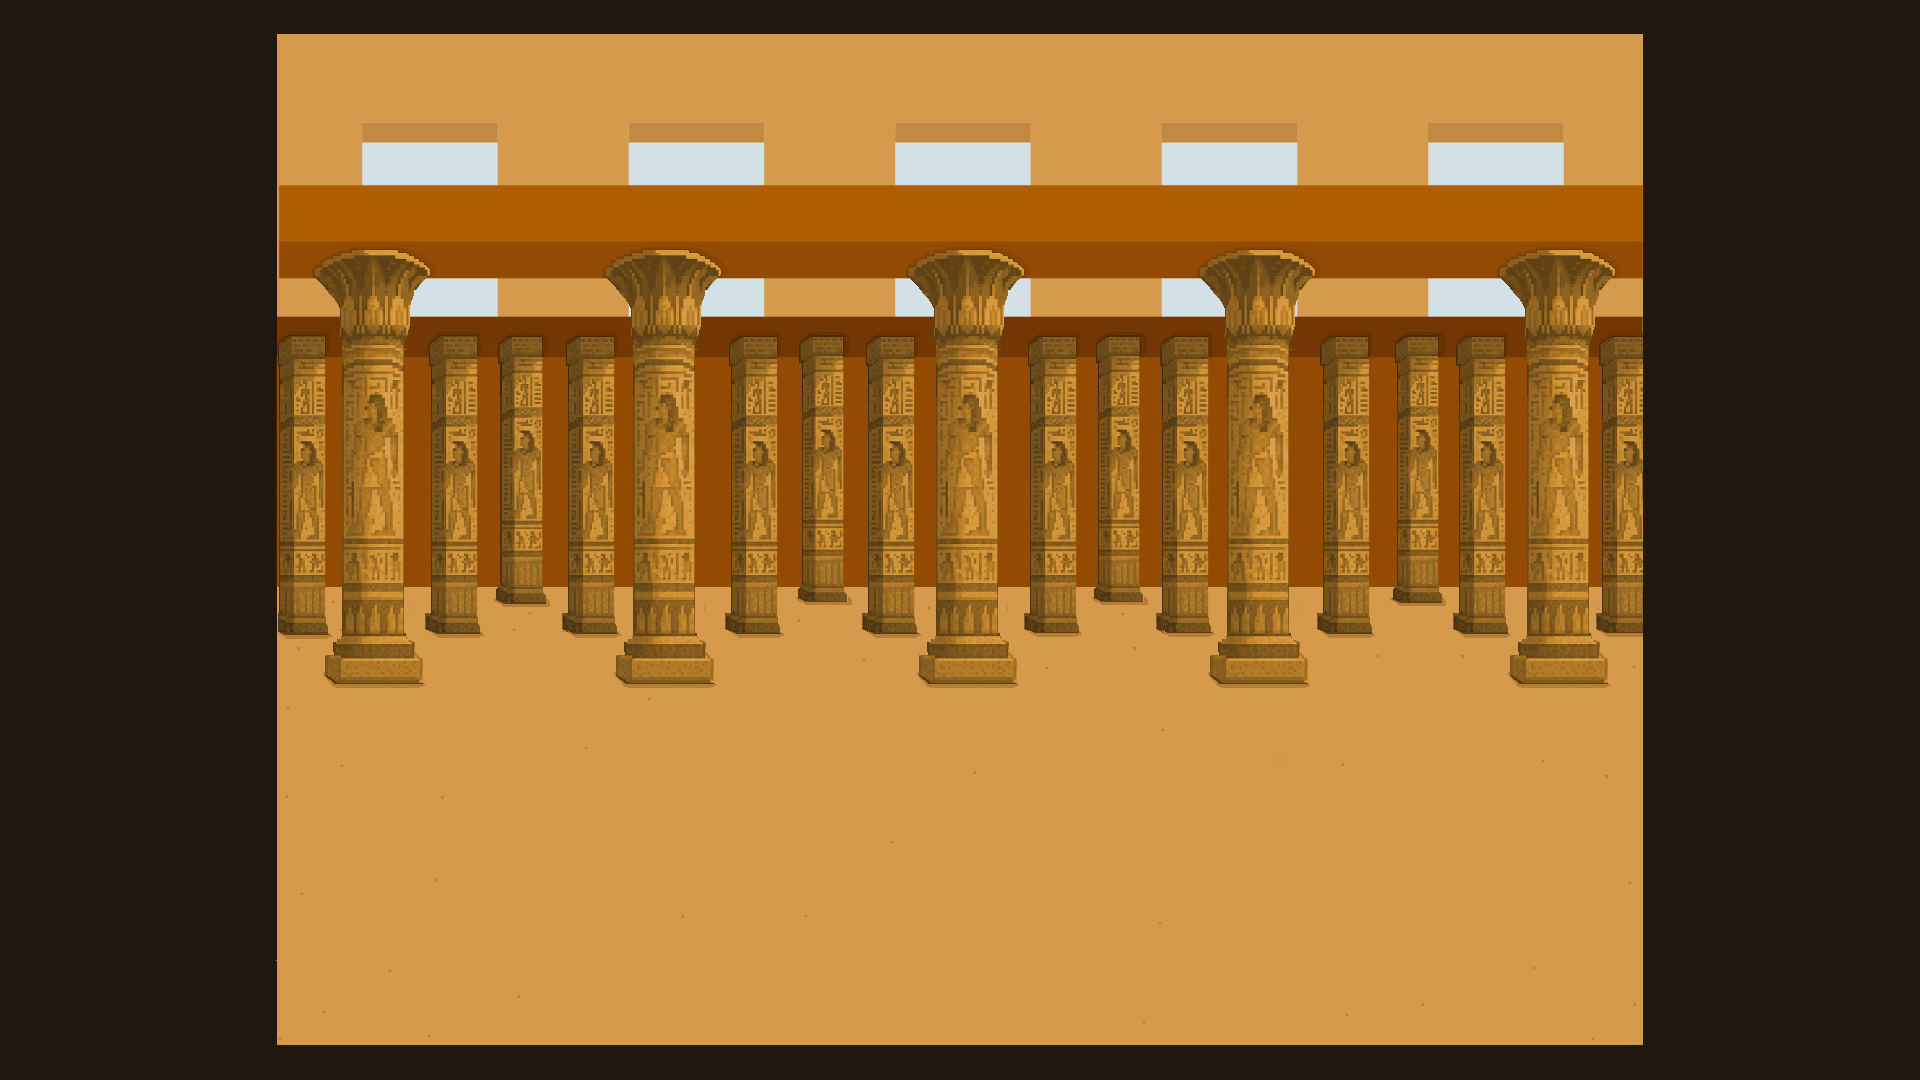

Tiled map render using the project's own tile images. Description and the map definition, with tile-layer contents summarised, below:
An orthogonal 48x27 tile map with 40x40 px tiles, 1 tile layer (Capa de patrones 1) and 23 objects (puerta_templo_karnak_dentro).

<map version="1.10" tiledversion="1.11.0" orientation="orthogonal" renderorder="right-down" width="48" height="27" tilewidth="40" tileheight="40" infinite="0" nextlayerid="3" nextobjectid="29">
 <tileset firstgid="1" name="sala_hipostila_karnak" tilewidth="40" tileheight="40" tilecount="1296" columns="48">
  <image source="sala_hipostila_karnak.png" width="1920" height="1080" />
 </tileset>
 <layer id="1" name="Capa de patrones 1" width="48" height="27">
  <data>[1296 cells, 1296 non-empty, 1296 distinct tile ids]</data>
 </layer>
 <objectgroup id="2" name="colisiones">
  <object id="2" x="275" y="624">
   <polygon points="0,0 10,8 53,8 54,-4 51,-34 0,-35" />
  </object>
  <object id="3" x="328" y="635">
   <polygon points="0,0 -3,37 5,45 95,45 94,25 87,15 87,7 78,2 77,-79 12,-79" />
  </object>
  <object id="4" x="408" y="623">
   <polygon points="0,0 17,0 28,10 75,10 71,1 70,-65 23,-65" />
  </object>
  <object id="5" x="477" y="596">
   <polygon points="0,0 17,0 24,7 68,7 68,0 66,-5 66,-47 25,-47" />
  </object>
  <object id="6" x="546" y="600">
   <polygon points="0,0 15,26 25,34 70,33 70,23 70,-32 21,-32" />
  </object>
  <object id="7" x="617" y="632">
   <polygon points="0,0 0,41 11,54 94,52 98,25 89,16 89,5 79,-1 79,-67 16,-68" />
  </object>
  <object id="8" x="698" y="630">
   <polygon points="0,0 30,0 38,5 82,5 80,-13 81,-72 34,-72 34,-20" />
  </object>
  <object id="9" x="778" y="596">
   <polygon points="0,0 18,0 27,5 69,6 69,-1 66,-6 67,-46 22,-46" />
  </object>
  <object id="10" x="847" y="601">
   <polygon points="0,0 15,25 32,32 70,32 67,17 69,-49 21,-49" />
  </object>
  <object id="11" x="916" y="629">
   <polygon points="0,0 1,48 15,53 102,53 100,33 93,23 93,13 84,7 84,-71 21,-69" />
  </object>
  <object id="12" x="1001" y="626">
   <polygon points="0,0 24,0 36,7 81,7 76,-5 77,-75 27,-75" />
  </object>
  <object id="13" x="1078" y="598">
   <polygon points="0,0 16,-1 26,4 68,4 63,-9 63,-86 21,-85" />
  </object>
  <object id="14" x="1146" y="599">
   <polygon points="0,0 10,15 9,26 20,34 65,34 61,16 62,-81 16,-81" />
  </object>
  <object id="15" x="1210" y="632">
   <polygon points="0,0 -1,25 -2,43 11,51 99,49 99,25 89,18 89,7 80,0 79,-113 18,-112" />
  </object>
  <object id="16" x="1292" y="631">
   <polygon points="0,0 25,-4 38,3 79,3 80,-5 76,-15 77,-90 31,-89" />
  </object>
  <object id="17" x="1370" y="597">
   <polygon points="0,0 22,0 32,6 72,6 70,-5 69,-11 70,-77 27,-77" />
  </object>
  <object id="18" x="1439" y="602">
   <polygon points="0,0 13,13 13,26 32,31 68,31 68,21 65,-61 18,-61" />
  </object>
  <object id="19" x="1504" y="634">
   <polygon points="0,0 6,21 4,40 18,51 103,52 105,24 95,19 95,8 84,-5 85,-75 22,-75" />
  </object>
  <object id="21" x="1590" y="627">
   <polygon points="0,0 6,1 13,5 53,5 53,-124 11,-124" />
  </object>
  <object id="24" x="277.333" y="1045.33">
   <polygon points="0,0 1393.33,-1.33333 1393.33,17.3333 0,21.3333" />
  </object>
  <object id="26" name="puerta_templo_karnak_dentro" x="277.333" y="698.667">
   <polygon points="0,0 18.6667,0 16.6667,220.667 -1.33333,220.667" />
  </object>
  <object id="27" x="1644" y="631.333">
   <polygon points="0,0 277.333,-0.666667 277.333,446 28,447.333 29.3333,407.333 -1.33333,407.333" />
  </object>
  <object id="28" x="273" y="630">
   <polygon points="0,0 1,451 -274,449 -271,1" />
  </object>
 </objectgroup>
</map>
